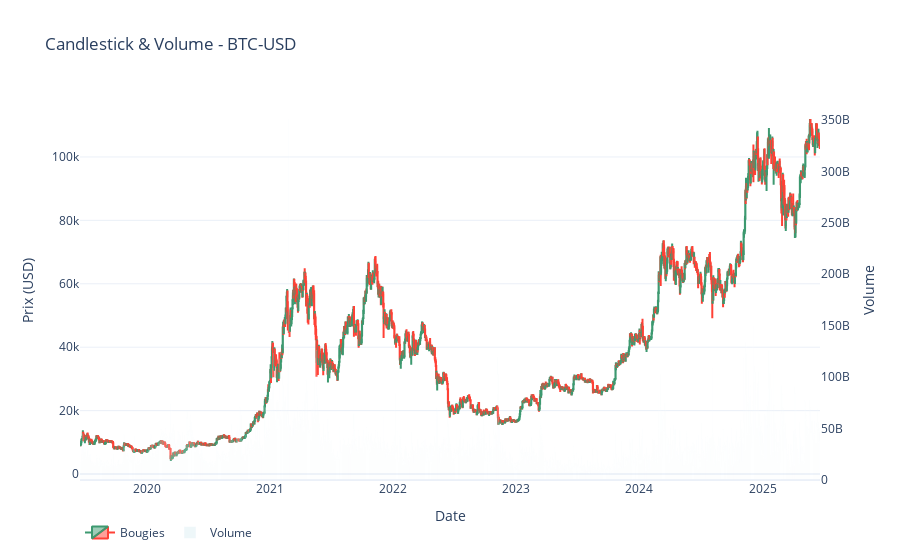
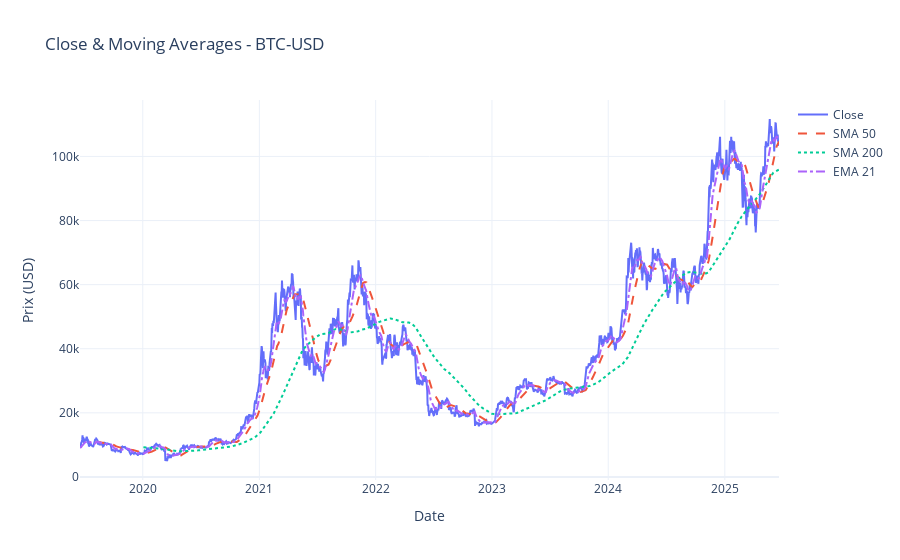
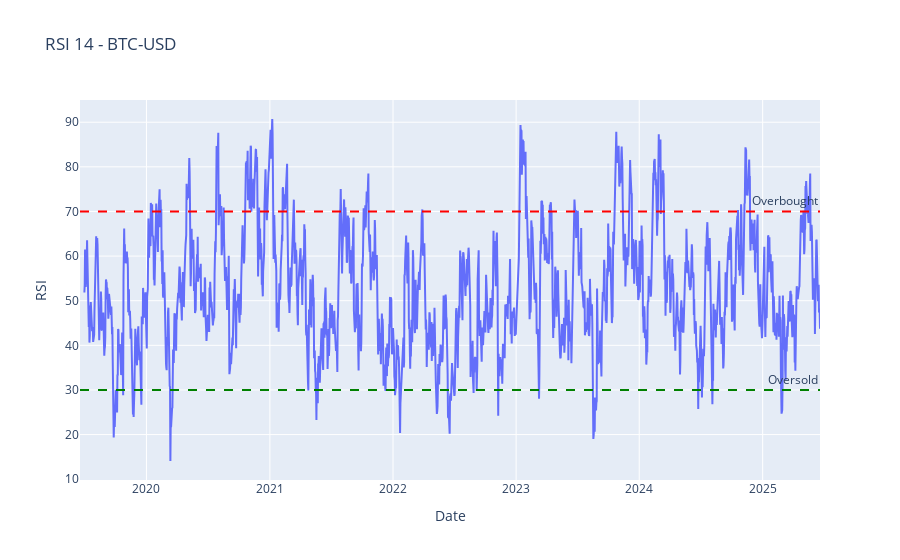
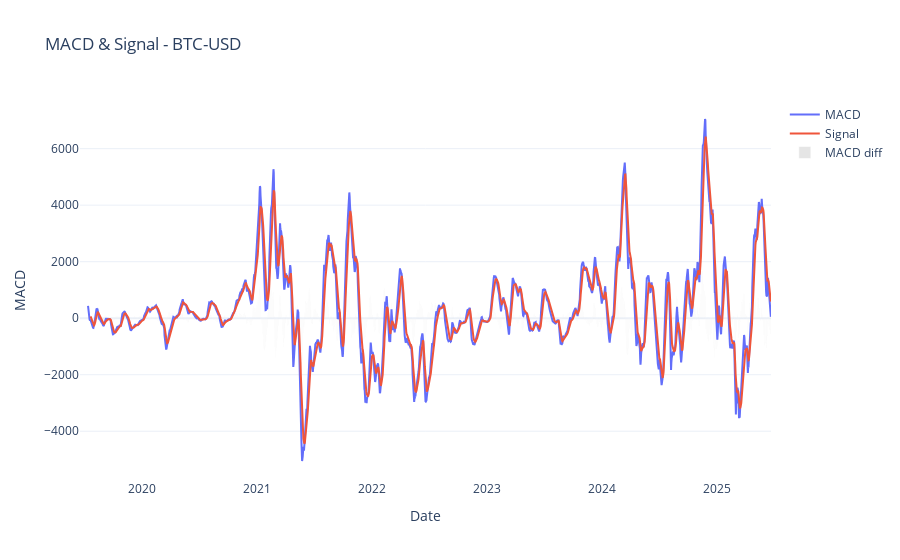

The cell these charts' notebook holds for them, in order:
### Code cell
plot_candlestick_with_volume(btc, 'BTC-USD')
plot_close_and_ma(btc, 'BTC-USD')
plot_rsi(btc, 'BTC-USD')
plot_macd(btc, 'BTC-USD')
plot_bollinger_bands(btc, 'BTC-USD')

### Figure 1 — Plotly figure (JSON) as saved in the notebook; plotly's stock layout.template omitted (floating-point values rounded to 4 significant figures; data arrays with more than 128 entries replaced by an {"elided": "..."} marker saying what was removed)
{"data": [{"close": {"elided": "2195 float values"}, "high": {"elided": "2195 float values"}, "low": {"elided": "2195 float values"}, "name": "Bougies", "open": {"elided": "2195 float values"}, "type": "candlestick", "x": {"elided": "2195 str values"}}, {"marker": {"color": "lightblue"}, "name": "Volume", "opacity": 0.2, "type": "bar", "x": {"elided": "2195 str values"}, "y": {"elided": "2195 int values"}, "yaxis": "y2"}], "layout": {"legend": {"orientation": "h"}, "title": {"text": "Candlestick & Volume - BTC-USD"}, "xaxis": {"rangeslider": {"visible": false}, "title": {"text": "Date"}}, "yaxis": {"title": {"text": "Prix (USD)"}}, "yaxis2": {"overlaying": "y", "showgrid": false, "side": "right", "title": {"text": "Volume"}}}}

### Figure 2 — Plotly figure (JSON) as saved in the notebook; plotly's stock layout.template omitted (floating-point values rounded to 4 significant figures; data arrays with more than 128 entries replaced by an {"elided": "..."} marker saying what was removed)
{"data": [{"mode": "lines", "name": "Close", "type": "scatter", "x": {"elided": "2195 str values"}, "y": {"elided": "2195 float values"}}, {"line": {"dash": "dash"}, "mode": "lines", "name": "SMA 50", "type": "scatter", "x": {"elided": "2195 str values"}, "y": {"elided": "2195 float values"}}, {"line": {"dash": "dot"}, "mode": "lines", "name": "SMA 200", "type": "scatter", "x": {"elided": "2195 str values"}, "y": {"elided": "2195 float values"}}, {"line": {"dash": "dashdot"}, "mode": "lines", "name": "EMA 21", "type": "scatter", "x": {"elided": "2195 str values"}, "y": {"elided": "2195 float values"}}], "layout": {"title": {"text": "Close & Moving Averages - BTC-USD"}, "xaxis": {"title": {"text": "Date"}}, "yaxis": {"title": {"text": "Prix (USD)"}}}}

### Figure 3 — Plotly figure (JSON) as saved in the notebook; plotly's stock layout.template omitted (floating-point values rounded to 4 significant figures; data arrays with more than 128 entries replaced by an {"elided": "..."} marker saying what was removed)
{"data": [{"mode": "lines", "name": "RSI 14", "type": "scatter", "x": {"elided": "2195 str values"}, "y": {"elided": "2195 float values"}}], "layout": {"annotations": [{"showarrow": false, "text": "Overbought", "x": 1, "xanchor": "right", "xref": "x domain", "y": 70, "yanchor": "bottom", "yref": "y"}, {"showarrow": false, "text": "Oversold", "x": 1, "xanchor": "right", "xref": "x domain", "y": 30, "yanchor": "bottom", "yref": "y"}], "shapes": [{"line": {"color": "red", "dash": "dash"}, "type": "line", "x0": 0, "x1": 1, "xref": "x domain", "y0": 70, "y1": 70, "yref": "y"}, {"line": {"color": "green", "dash": "dash"}, "type": "line", "x0": 0, "x1": 1, "xref": "x domain", "y0": 30, "y1": 30, "yref": "y"}], "title": {"text": "RSI 14 - BTC-USD"}, "xaxis": {"title": {"text": "Date"}}, "yaxis": {"title": {"text": "RSI"}}}}

### Figure 4 — Plotly figure (JSON) as saved in the notebook; plotly's stock layout.template omitted (floating-point values rounded to 4 significant figures; data arrays with more than 128 entries replaced by an {"elided": "..."} marker saying what was removed)
{"data": [{"mode": "lines", "name": "MACD", "type": "scatter", "x": {"elided": "2195 str values"}, "y": {"elided": "2195 float values"}}, {"mode": "lines", "name": "Signal", "type": "scatter", "x": {"elided": "2195 str values"}, "y": {"elided": "2195 float values"}}, {"marker": {"color": "gray"}, "name": "MACD diff", "opacity": 0.2, "type": "bar", "x": {"elided": "2195 str values"}, "y": {"elided": "2195 float values"}}], "layout": {"title": {"text": "MACD & Signal - BTC-USD"}, "xaxis": {"title": {"text": "Date"}}, "yaxis": {"title": {"text": "MACD"}}}}
